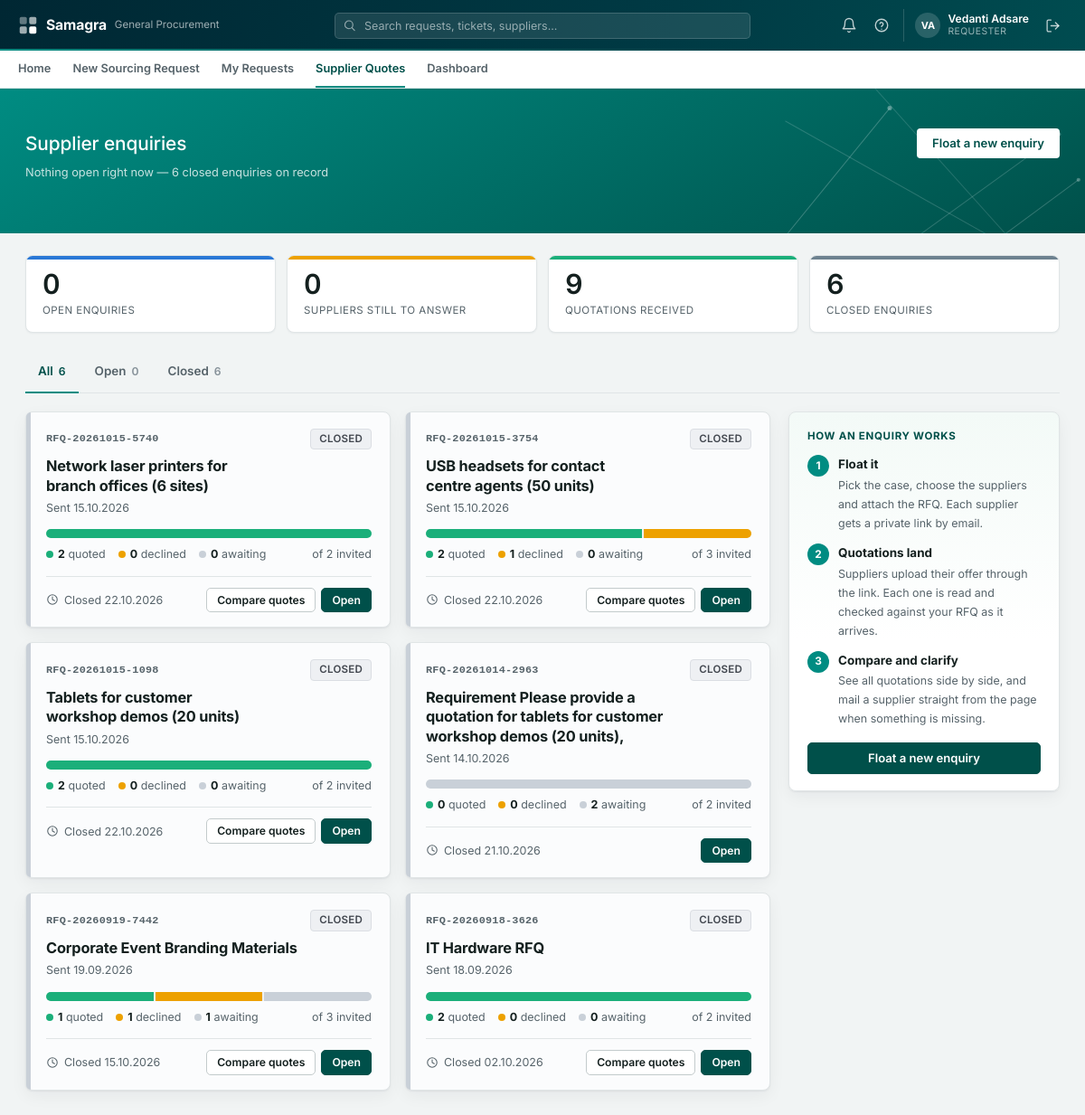
The app's page /supplier-rfq (signed in) with its own data.
### tables this page shows
CREATE TABLE users (
    email           TEXT PRIMARY KEY,
    name            TEXT NOT NULL,
    salt            TEXT NOT NULL,
    password_hash   TEXT NOT NULL,
    created_at      TIMESTAMP NOT NULL
);

CREATE TABLE rfq_rounds (
    id            INTEGER PRIMARY KEY AUTOINCREMENT,
    reference     TEXT NOT NULL UNIQUE,
    case_id       INTEGER REFERENCES cases(id),
    subject       TEXT NOT NULL,
    message       TEXT,
    created_by    TEXT NOT NULL,
    created_at    TIMESTAMP NOT NULL,
    closes_at     TIMESTAMP NOT NULL,
    status        TEXT NOT NULL DEFAULT 'OPEN',
    closed_at     TIMESTAMP
, created_by_email TEXT, offer_analysis TEXT, offer_analysis_at TIMESTAMP, infosec_answers TEXT);

### routers/supplier_routes.py (the view)
@router.get("/supplier-rfq", response_class=HTMLResponse)
async def rfq_list(request: Request, user=Depends(require_requester)):
    rounds = db.list_rfq_rounds(user["name"])
    today = date.today()
    for r in rounds:
        r["is_open"] = supplier_rfq.is_open(r)
        r["quoted"] = r["responded"] - r["declined"]
        r["awaiting"] = r["invited"] - r["responded"]
        closes = _parse_date(str(r["closes_at"])[:10])
        r["days_left"] = (closes - today).days if closes else None
        r["case"] = db.get_case(r["case_id"]) if r.get("case_id") else None
        if not r["is_open"]:
            r["tone"] = "closed"
        elif r["awaiting"] == 0:
            r["tone"] = "done"          # everyone has answered - compare
        elif r["days_left"] is not None and r["days_left"] <= 2:
            r["tone"] = "urgent"        # deadline on top of them, replies missing
        else:
            r["tone"] = "waiting"
    stats = {
        "open": sum(1 for r in rounds if r["is_open"]),
        "awaiting": sum(r["awaiting"] for r in rounds if r["is_open"]),
        "quoted": sum(r["quoted"] for r in rounds),
        "closed": sum(1 for r in rounds if not r["is_open"]),
    }
    return templates.TemplateResponse(request, "buyer/rfq_list.html", {
        "user": user, "nav_page": "supplier_rfq", "rounds": rounds, "stats": stats,
        "flash": request.session.pop("rfq_flash", None),
    })

### templates/buyer/rfq_list.html (shortened to what this page needs)
{% extends "base.html" %}
{% import "_macros/icons.html" as ic %}
{% block hero %}
<div class="sf-hero-band">
    <div class="sf-hero-inner">
        <div class="sf-hero-row">
            <div class="sf-hero-title-group">
                <h1 class="sf-hero-title">Supplier enquiries</h1>
            </div>
            <div class="sf-hero-actions">
                <a href="/supplier-rfq/new" class="sf-hero-btn sf-hero-btn--solid">Float a new enquiry</a>
            </div>
        </div>
        <p class="sf-hero-meta">
            {% if stats.open %}{{ stats.open }} open enquir{{ "y" if stats.open == 1 else "ies" }} · {{ stats.awaiting }} supplier{{ "s" if stats.awaiting != 1 }} still to answer
            {% elif rounds %}Nothing open right now — {{ stats.closed }} closed enquir{{ "y" if stats.closed == 1 else "ies" }} on record
            {% else %}Send your RFQ to bidders and collect their quotations back in one place{% endif %}
        </p>
    </div>
</div>
{% endblock %}
{% block content %}
{% if not rounds %}
<div class="sf-rfq-empty">
    <div class="sf-card sf-rfq-empty__card">
        <h2>No enquiries yet</h2>
        <p>Floating an enquiry mails your RFQ and supporting documents to a list of suppliers, and gives each one a private page to send their quotation back through. As the quotations land, they are read and put side by side for you.</p>
        <a href="/supplier-rfq/new" class="sf-btn sf-btn--primary">Float a new enquiry</a>
    </div>
    {% include "buyer/_rfq_howto.html" %}
</div>
{% else %}
<div class="sf-kpi-row sf-rfq-kpis">
    <div class="sf-kpi sf-rfq-kpi sf-rfq-kpi--open"><div class="sf-kpi__value">{{ stats.open }}</div><div class="sf-kpi__label">Open enquiries</div></div>
    <div class="sf-kpi sf-rfq-kpi sf-rfq-kpi--wait"><div class="sf-kpi__value">{{ stats.awaiting }}</div><div class="sf-kpi__label">Suppliers still to answer</div></div>
    <div class="sf-kpi sf-rfq-kpi sf-rfq-kpi--quoted"><div class="sf-kpi__value">{{ stats.quoted }}</div><div class="sf-kpi__label">Quotations received</div></div>
    <div class="sf-kpi sf-rfq-kpi sf-rfq-kpi--closed"><div class="sf-kpi__value">{{ stats.closed }}</div><div class="sf-kpi__label">Closed enquiries</div></div>
</div>
<div class="sf-list-tabs" data-list-tabs>
    <a href="#" class="sf-list-tabs__item active" data-tab-filter="all">All <span class="sf-list-tabs__count">{{ rounds | length }}</span></a>
    <a href="#" class="sf-list-tabs__item" data-tab-filter="open">Open <span class="sf-list-tabs__count">{{ stats.open }}</span></a>
    <a href="#" class="sf-list-tabs__item" data-tab-filter="closed">Closed <span class="sf-list-tabs__count">{{ stats.closed }}</span></a>
</div>
<div class="sf-rfq-layout">
<div class="sf-rfq-cards">
    {% for r in rounds %}
    <div class="sf-card sf-rfq-card sf-rfq-card--{{ r.tone }}" data-category="{{ 'open' if r.is_open else 'closed' }}" data-href="/supplier-rfq/{{ r.id }}" tabindex="0">
        <div class="sf-rfq-card__top">
            <span class="sf-rfq-card__ref">{{ r.reference }}</span>
            {% if r.is_open %}
            <span class="sf-list-chip" style="background:#E5F5EA;color:#15803D;border:1px solid #BEE3C8;">Open</span>
            {% else %}
            <span class="sf-list-chip" style="background:#EEF0F3;color:#42474F;border:1px solid #DBDEE3;">Closed</span>
            {% endif %}
        </div>
        <h3 class="sf-rfq-card__title">{{ r.subject }}</h3>
        <p class="sf-rfq-card__meta">
            Sent {{ r.created_at | date }}{% if r.case %} · for <a href="/requests/{{ r.case.id }}">{{ r.case.ticket_no }}</a>{% endif %}
        </p>
        <div class="sf-rfq-progress" title="{{ r.quoted }} quoted · {{ r.declined }} declined · {{ r.awaiting }} awaiting">
            {% if r.invited %}
            {% if r.quoted %}<i class="is-quoted" style="width:{{ r.quoted * 100 / r.invited }}%"></i>{% endif %}
            {% if r.declined %}<i class="is-declined" style="width:{{ r.declined * 100 / r.invited }}%"></i>{% endif %}
            {% if r.awaiting %}<i class="is-awaiting" style="width:{{ r.awaiting * 100 / r.invited }}%"></i>{% endif %}
            {% endif %}
        </div>
        <div class="sf-rfq-card__counts">
            <span><b>{{ r.quoted }}</b> quoted</span>
            <span><b>{{ r.declined }}</b> declined</span>
            <span><b>{{ r.awaiting }}</b> awaiting</span>
            <span class="sf-rfq-card__invited">of {{ r.invited }} invited</span>
        </div>
        <div class="sf-rfq-card__foot">
            <span class="sf-rfq-card__deadline">
                {% if not r.is_open %}Closed {{ (r.closed_at or r.closes_at) | date }}
                {% elif r.days_left is not none and r.days_left < 0 %}Deadline passed {{ r.closes_at | date }}
                {% elif r.days_left == 0 %}Closes <b>today</b>
                {% elif r.days_left == 1 %}Closes <b>tomorrow</b> · {{ r.closes_at | date }}
                {% else %}<b>{{ r.days_left }} days</b> left · closes {{ r.closes_at | date }}{% endif %}
            </span>
            <span class="sf-rfq-card__actions">
                {% if r.responded %}<a href="/supplier-rfq/{{ r.id }}#compare" class="sf-btn sf-btn--secondary sf-btn--sm">Compare quotes</a>{% endif %}
                <a href="/supplier-rfq/{{ r.id }}" class="sf-btn sf-btn--primary sf-btn--sm">Open</a>
            </span>
        </div>
    </div>
    {% endfor %}
</div>
<aside class="sf-rfq-rail">
    {% include "buyer/_rfq_howto.html" %}
</aside>
</div>
{% endif %}
{% endblock %}

### templates/base.html (shortened to what this page needs)
<!doctype html>
<html lang="en">
<head>
    <link rel="stylesheet" href="{{ asset_url('/static/css/base.css') }}">
    <link rel="stylesheet" href="{{ asset_url('/static/css/header.css') }}">
    <link rel="stylesheet" href="{{ asset_url('/static/css/forms.css') }}">
    <link rel="stylesheet" href="{{ asset_url('/static/css/queue.css') }}">
    <link rel="stylesheet" href="{{ asset_url('/static/css/login.css') }}">
    <link rel="stylesheet" href="{{ asset_url('/static/css/detail-hero.css') }}">
    <link rel="stylesheet" href="{{ asset_url('/static/css/new-request-form.css') }}">
    <link rel="stylesheet" href="{{ asset_url('/static/css/requester-home.css') }}">
    <link rel="stylesheet" href="{{ asset_url('/static/css/login-split.css') }}">
    <link rel="stylesheet" href="{{ asset_url('/static/css/confirm-success.css') }}">
    <link rel="stylesheet" href="{{ asset_url('/static/css/my-requests.css') }}">
    <link rel="stylesheet" href="{{ asset_url('/static/css/buyer-queue-list.css') }}">
    <link rel="stylesheet" href="{{ asset_url('/static/css/case-status.css') }}">
</head>
<body class="{% block body_class %}{% endblock %}">
{% import "_macros/icons.html" as ic %}
{% import "_macros/notification_panel.html" as np %}
{% if user %}
<div class="sf-shell-header">
    <div class="sf-shell-header__row">
        <a class="sf-shell-brand" href="/home" title="Home">
            <span class="sf-shell-brand__name">Samagra</span>
            <span class="sf-shell-brand__dept">General Procurement</span>
        </a>
        {% if not user.is_admin %}
        <form class="sf-shell-search" method="get" action="{{ '/queue' if user.role == 'buyer' else '/requests' }}">
            <input type="text" name="q" placeholder="Search requests, tickets, suppliers..." value="{{ request.query_params.get('q', '') }}">
        </form>
        {% else %}
        <div class="sf-shell-search" style="visibility:hidden;"></div>
        {% endif %}
        <div class="sf-shell-actions">
            {{ np.render(notifications) }}
            <a class="sf-shell-icon-btn" href="mailto:procurement.intake.demo@outlook.com" title="Help &amp; support">{{ ic.icon("help-circle", 18) }}</a>
            <div class="sf-shell-user">
                <span class="sf-avatar">{{ user.name | initials }}</span>
                <div class="sf-shell-user__meta">
                    <span class="sf-shell-user__name">{{ user.name }}</span>
                    <span class="sf-shell-user__role">{{ "Procurement head" if user.is_admin else ("Buyer (GP)" if user.role == "buyer" else "Requester") }}</span>
                </div>
            </div>
            <form class="sf-logout-form" method="post" action="/logout">
                <button type="submit" class="sf-shell-icon-btn" title="Log out">{{ ic.icon("log-out", 17) }}</button>
            </form>
        </div>
    </div>
</div>
{% if not hide_nav_tabs %}
<div class="sf-shell-subnav">
    <div class="sf-shell-subnav__row">
        {% if user.role == "requester" %}
        <a class="sf-shell-subnav__link {{ 'active' if nav_page == 'home' else '' }}" href="/home">Home</a>
        <a class="sf-shell-subnav__link {{ 'active' if nav_page == 'new_request' else '' }}" href="/requests/new">New Sourcing Request</a>
        <a class="sf-shell-subnav__link {{ 'active' if nav_page == 'my_requests' else '' }}" href="/requests">My Requests</a>
        <a class="sf-shell-subnav__link {{ 'active' if nav_page == 'supplier_rfq' else '' }}" href="/supplier-rfq">Supplier Quotes</a>
        <a class="sf-shell-subnav__link {{ 'active' if nav_page == 'dashboard' else '' }}" href="/dashboard">Dashboard</a>
        {% elif user.is_admin %}
        {# The procurement head monitors; the dashboard is the whole job. No
           queue, no cases of their own, no mailbox to work. #}
        <a class="sf-shell-subnav__link active" href="/dashboard">Dashboard</a>
        {% endif %}
    </div>
</div>
{% endif %}
{% endif %}
{% block hero %}{% endblock %}
<main class="sf-content {% block content_width %}{% endblock %}">
    {% block content %}{% endblock %}
</main>
</body>
</html>

### static/css/base.css (style rules this page uses)
:root { --sf-teal: #008C82; --sf-teal-deep: #00504A; --sf-teal-ink: #00726B; --sf-teal-wash: #EAF4F3; --sf-primary: var(--sf-teal-deep); --sf-primary-hover: #003B37; --sf-shell-bg: #002733; --sf-accent: var(--sf-teal-ink); --sf-accent-hover: var(--sf-teal-deep); --sf-bg: #F1F4F4; --sf-surface: #FFFFFF; --sf-surface-alt: #F6F8F8; --sf-border: #E0E5E6; --sf-border-strong: #C3CBCC; --sf-text: #14201F; --sf-text-muted: #56636A; --sf-text-faint: #87929A; --sf-danger: #B42318; --sf-danger-bg: #FBEAEA; --sf-warning: #B45309; --sf-warning-bg: #FEF2E1; --sf-success: #15803D; --sf-success-bg: #E5F5EA; --sf-info: #1D4ED8; --sf-info-bg: #E8F0FE; --sf-radius: 5px; --sf-radius-lg: 8px; --sf-shadow-sm: 0 1px 2px rgba(0, 39, 51, .05); --sf-shadow: 0 1px 2px rgba(0, 39, 51, .05), 0 4px 14px rgba(0, 39, 51, .05); --sf-shadow-lg: 0 12px 34px rgba(0, 39, 51, .14); --sf-shell-header-h: 56px; --sf-shell-nav-h: 42px; --sf-font: "Inter", "Segoe UI", system-ui, -apple-system, Roboto, Helvetica, Arial, sans-serif; }
* { box-sizing: border-box; }
html, body { margin: 0; padding: 0; }
body { background: var(--sf-bg); color: var(--sf-text); font-family: var(--sf-font); font-size: 13.5px; line-height: 1.55; -webkit-font-smoothing: antialiased; -moz-osx-font-smoothing: grayscale; font-feature-settings: "cv05" 1, "cv11" 1; }
td, th, .sf-kpi__value, .sf-num { font-variant-numeric: tabular-nums; }
h1, h2, h3 { text-wrap: balance; letter-spacing: -0.011em; }
a { color: var(--sf-accent); text-decoration: none; transition: color .12s ease; }
.sf-content { max-width: 1320px; margin: 0 auto; padding: 20px 28px 48px; }
.sf-card { background: var(--sf-surface); border: 1px solid var(--sf-border); border-radius: var(--sf-radius-lg); box-shadow: var(--sf-shadow-sm); padding: 18px 22px; margin-bottom: 16px; }
.sf-btn { display: inline-flex; align-items: center; justify-content: center; gap: 6px; border: 1px solid transparent; border-radius: var(--sf-radius); padding: 8px 16px; font-size: 0.82rem; font-weight: 600; cursor: pointer; text-decoration: none; line-height: 1.3; font-family: inherit; white-space: nowrap; transition: background-color .14s ease, border-color .14s ease, box-shadow .14s ease, transform .08s ease; }
.sf-btn--primary { background: var(--sf-primary); color: #fff; border-color: var(--sf-primary); box-shadow: var(--sf-shadow-sm); }
.sf-btn--secondary { background: #fff; border-color: var(--sf-border-strong); color: var(--sf-text); }
.sf-btn--sm { padding: 5px 11px; font-size: 0.76rem; }
.sf-avatar { display: inline-flex; align-items: center; justify-content: center; width: 28px; height: 28px; border-radius: 50%; background: rgba(255, 255, 255, 0.16); color: #fff; font-weight: 700; font-size: 0.68rem; flex-shrink: 0; }
.sf-kpi-row { display: grid; grid-template-columns: repeat(4, 1fr); gap: 12px; margin-bottom: 20px; }
.sf-kpi { background: var(--sf-surface); border: 1px solid var(--sf-border); border-radius: var(--sf-radius-lg); box-shadow: var(--sf-shadow-sm); padding: 14px 18px; }
.sf-kpi__value { font-size: 1.7rem; font-weight: 600; color: var(--sf-text); line-height: 1.15; letter-spacing: -0.02em; }
.sf-kpi__label { font-size: 0.72rem; color: var(--sf-text-muted); text-transform: uppercase; letter-spacing: 0.04em; margin-top: 3px; }

### static/css/my-requests.css (style rules this page uses)
.sf-list-tabs { display: flex; gap: 4px; border-bottom: 1px solid var(--sf-border); margin-bottom: 0; }
.sf-list-tabs__item { display: flex; align-items: baseline; gap: 6px; padding: 12px 14px; font-size: 0.84rem; font-weight: 600; color: var(--sf-text-muted); border-bottom: 2px solid transparent; margin-bottom: -1px; }
.sf-list-tabs__item.active { color: var(--sf-hero-teal-deep); border-bottom-color: var(--sf-hero-teal); }
.sf-list-tabs__count { font-size: 0.76rem; font-weight: 600; color: var(--sf-text-faint); }
.sf-list-tabs__item.active .sf-list-tabs__count { color: var(--sf-hero-teal-deep); }
.sf-list-chip { display: inline-flex; align-items: center; padding: 2px 9px; border-radius: 4px; font-size: 0.72rem; font-weight: 600; text-transform: uppercase; letter-spacing: 0.02em; white-space: nowrap; }

### records on screen
users: name|initials "VA", name "Vedanti Adsare"
rfq_rounds: reference "RFQ-20261015-5740", subject "Network laser printers for branch offices (6 sites)", created_at "15.10.2026", {{ r.quoted * 100 / r.invited }} 100.0 (drawn), quoted "2", declined "0", awaiting "0", invited "2", {{ s }} 14 (drawn), closes_at "22.10.2026"
rfq_rounds: reference "RFQ-20261015-3754", subject "USB headsets for contact centre agents (50 units)", created_at "15.10.2026", {{ r.quoted * 100 / r.invited }} 66.66666666666667 (drawn), {{ r.declined * 100 / r.invited }} 33.333333333333336 (drawn), quoted "2", declined "1", awaiting "0", invited "3", {{ s }} 14 (drawn), closes_at "22.10.2026"
rfq_rounds: reference "RFQ-20261015-1098", subject "Tablets for customer workshop demos (20 units)", created_at "15.10.2026", {{ r.quoted * 100 / r.invited }} 100.0 (drawn), quoted "2", declined "0", awaiting "0", invited "2", {{ s }} 14 (drawn), closes_at "22.10.2026"
rfq_rounds: reference "RFQ-20261014-2963", subject "Requirement Please provide a quotation for tablets for customer workshop demos (20 units),", created_at "14.10.2026", {{ r.awaiting * 100 / r.invited }} 100.0 (drawn), quoted "0", declined "0", awaiting "2", invited "2", {{ s }} 14 (drawn), closes_at "21.10.2026"
rfq_rounds: reference "RFQ-20260919-7442", subject "Corporate Event Branding Materials", created_at "19.09.2026", {{ r.quoted * 100 / r.invited }} 33.333333333333336 (drawn), {{ r.declined * 100 / r.invited }} 33.333333333333336 (drawn), {{ r.awaiting * 100 / r.invited }} 33.333333333333336 (drawn), quoted "1", declined "1", awaiting "1", invited "3", {{ s }} 14 (drawn), closes_at "15.10.2026"
rfq_rounds: reference "RFQ-20260918-3626", subject "IT Hardware RFQ", created_at "18.09.2026", {{ r.quoted * 100 / r.invited }} 100.0 (drawn), quoted "2", declined "0", awaiting "0", invited "2", {{ s }} 14 (drawn), closes_at "02.10.2026"

### other values on screen
{{ stats.closed }} "6"
{{ "y" if stats.closed == 1 else "ies" }} "ies"
{{ stats.open }} "0"
{{ stats.awaiting }} "0"
{{ stats.quoted }} "9"
{{ rounds | length }} "6"
